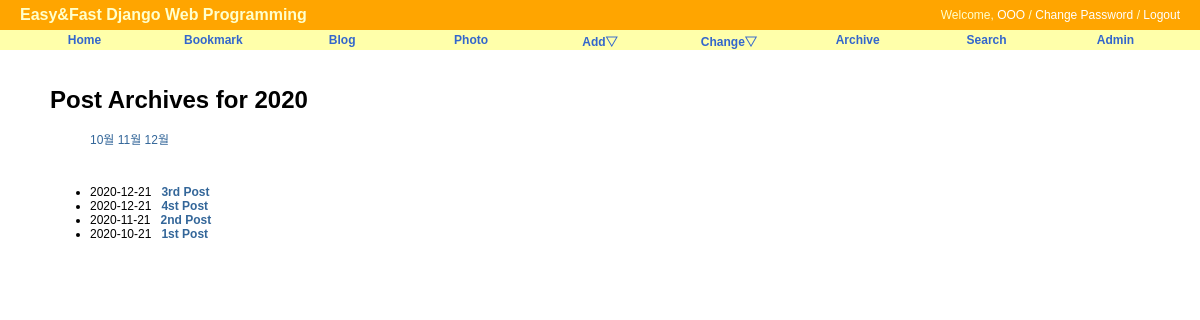
Screenshot of /blog/2020/ with the database file from the repository.
### blog/models.py (models this page shows, shortened)
class Post(models.Model):
    objects = models.Manager()
    title = models.CharField('TITLE', max_length=50)
    slug = models.SlugField('SLUG', unique=True, allow_unicode=True, help_text='one word for this alias')
    description = models.CharField('DESCRIPTION', max_length=100, blank=True, help_text='simple description text')
    content = models.TextField('CONTENT')
    create_date = models.DateTimeField('Create Date', auto_now_add=True)
    modify_date = models.DateTimeField('Modify Date', auto_now=True)
    class Meta:
        verbose_name = 'post'
        verbose_name_plural = 'posts'
        db_table = 'blog_posts'
        ordering = ('-modify_date',)     # desc
    def get_absolute_url(self):
        return reverse('blog:post_detail', args=(self.slug,)) # -> 1st post -> /blog/post/1st-post

### blog/views.py (the view)
# urls.py: path('<int:year>/', PostYAV.as_view(), name='post_year_archive'),
class PostYAV(YearArchiveView):
    model = Post
    make_object_list = True
    date_field = "modify_date"

### blog/templates/blog/post_archive_year.html (shortened to what this page needs)
{% extends "base.html" %}
{% block content %}
<div id="content">
    <h1>Post Archives for {{ year|date:'Y' }}</h1>
    <ul>
        {% for date in date_list %}
            <li style='display: inline;'>
                <a href="{% url 'blog:post_month_archive' date|date:'Y' date|date:'m' %}">{{ date|date:'F' }}</a>
            </li>
        {% endfor %}
    </ul>
    <br/>
    <div>
        <ul>
            {% for post in object_list %}
                <li>
                    {{ post.modify_date|date:"Y-m-d" }}&nbsp;&nbsp;
                    <a href="{{ post.get_absolute_url }}"><strong>{{ post.title }}</strong></a>
                </li>
            {% endfor %}
        </ul>
    </div>
</div>
{% endblock %}

### static/css/base.css (style rules this page uses)
body { font-family: "Lucida Grande", Verdana, Arial, sans-serif; font-size: 12px; }
div#content { position: absolute; top: 70px; left: 50px; right: 50px; }
a:link, a:visited { color: #369; text-decoration: none; }

### rows the page displays
Post: modify_date "2020-12-21", title "3rd Post"
Post: modify_date "2020-12-21", title "4st Post"
Post: modify_date "2020-11-21", title "2nd Post"
Post: modify_date "2020-10-21", title "1st Post"

### other values shown
{{ year|date:'Y' }} "2020"
{{ date|date:'F' }} "10월" "11월" "12월"
